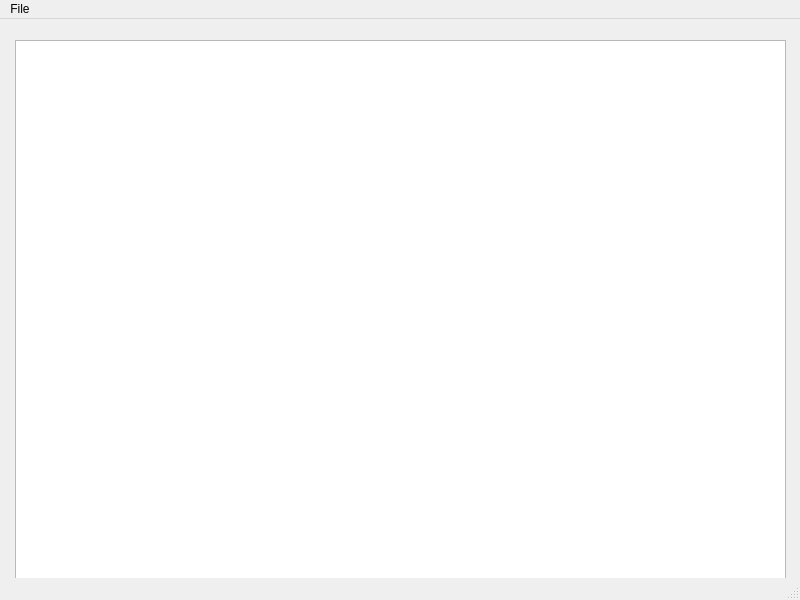
<?xml version="1.0" encoding="UTF-8"?>
<ui version="4.0">
 <class>MainWindow</class>
 <widget class="QMainWindow" name="MainWindow">
  <property name="geometry">
   <rect>
    <x>0</x>
    <y>0</y>
    <width>800</width>
    <height>600</height>
   </rect>
  </property>
  <property name="windowTitle">
   <string>MainWindow</string>
  </property>
  <widget class="QWidget" name="centralwidget">
   <widget class="QGraphicsView" name="graphicsView">
    <property name="geometry">
     <rect>
      <x>15</x>
      <y>21</y>
      <width>771</width>
      <height>541</height>
     </rect>
    </property>
   </widget>
  </widget>
  <widget class="QMenuBar" name="menubar">
   <property name="geometry">
    <rect>
     <x>0</x>
     <y>0</y>
     <width>800</width>
     <height>22</height>
    </rect>
   </property>
   <widget class="QMenu" name="menuGEOMETOR">
    <property name="title">
     <string>File</string>
    </property>
   </widget>
   <addaction name="menuGEOMETOR"/>
  </widget>
  <widget class="QStatusBar" name="statusbar"/>
 </widget>
 <resources/>
 <connections/>
</ui>
